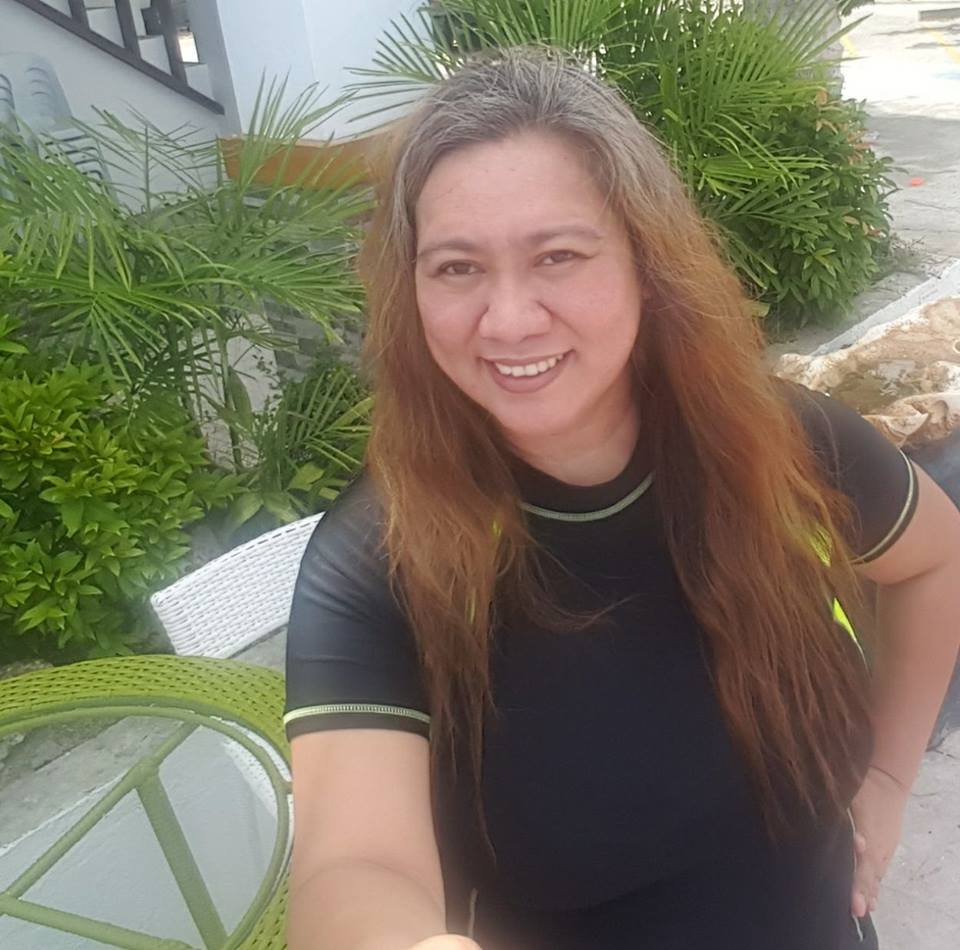
#> input picture facerecog/alon.jpg, 960 x 950 px
$ jupyter execute system.ipynb
#> lines starting #> are read from the running program, lines starting #| are printed output that depends on the picture; after the words box and inside, x2 and y2 are one past the last pixel; in counts of white or black regions, pixels touching at a corner belong together
[cell 1]
from random import randint
import cv2
import sys
import os

CASCADE="Face_cascade.xml"
FACE_CASCADE=cv2.CascadeClassifier(CASCADE)

def detect_faces(image_path):

#> called with image_path = './alon.jpg'
	image=cv2.imread(image_path)
#> image is the input picture: shape (950, 960, 3); mean B, G, R 97, 115.9, 122
	image_grey=cv2.cvtColor(image,cv2.COLOR_BGR2GRAY)
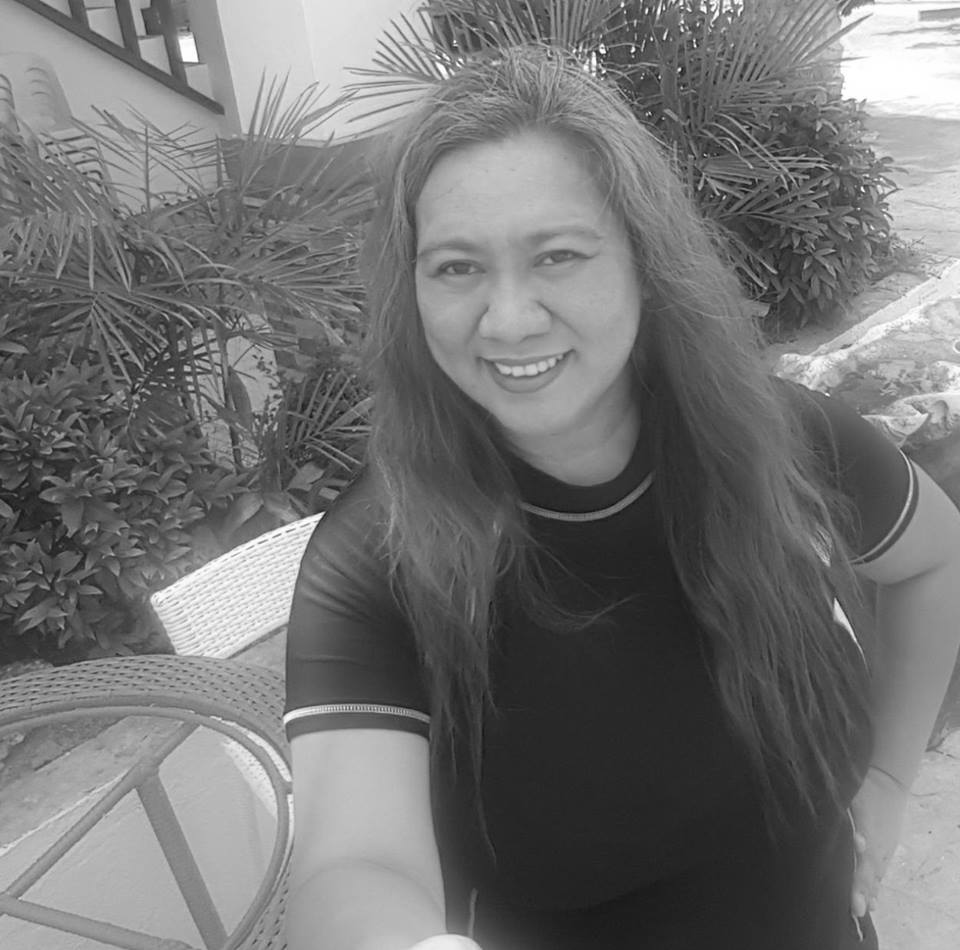
#> image_grey: shape (950, 960); min 16, max 255, mean 115.6

	faces = FACE_CASCADE.detectMultiScale(image_grey,scaleFactor=1.16,minNeighbors=5,minSize=(25,25),flags=0)
#> faces = [[383, 162, 263, 263]]

	for x,y,w,h in faces:
	    sub_img=image[y-10:y+h+10,x-10:x+w+10]
	    os.chdir("extracted")
	    cv2.imwrite(str(randint(0,10000))+".jpg",sub_img)
	    os.chdir("../")
	    cv2.rectangle(image,(x,y),(x+w,y+h),(255, 255,0),2)
#> this loop made 1 pass
#> pass 1, in detect_faces, `sub_img=image[y-10:y+h+10,x-10:x+w+10]`:
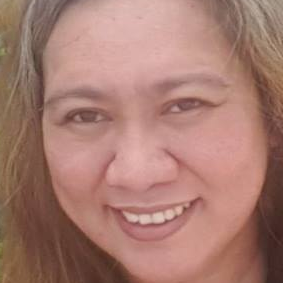
#> sub_img: shape (283, 283, 3); mean B, G, R 112.6, 123.6, 167
#> after the loop:
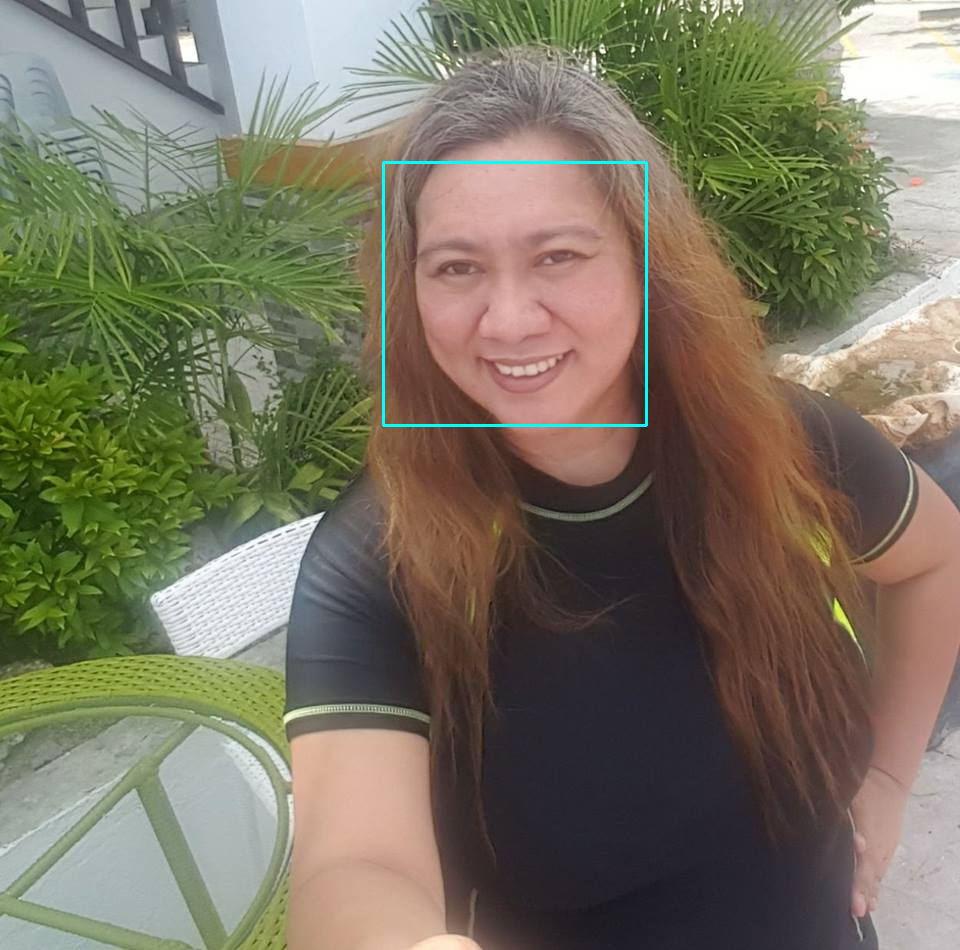
#> image: shape (950, 960, 3); 0.35% of pixels changed, all inside (x1, y1, x2, y2) = (382, 161, 648, 427)

	cv2.imshow("Faces Found",image)
	if (cv2.waitKey(0) & 0xFF == ord('q')) or (cv2.waitKey(0) & 0xFF == ord('Q')):
#> (key q is pressed here)
		cv2.destroyAllWindows()

$ run again, with facerecog/ken.jpg copied over facerecog/alon.jpg
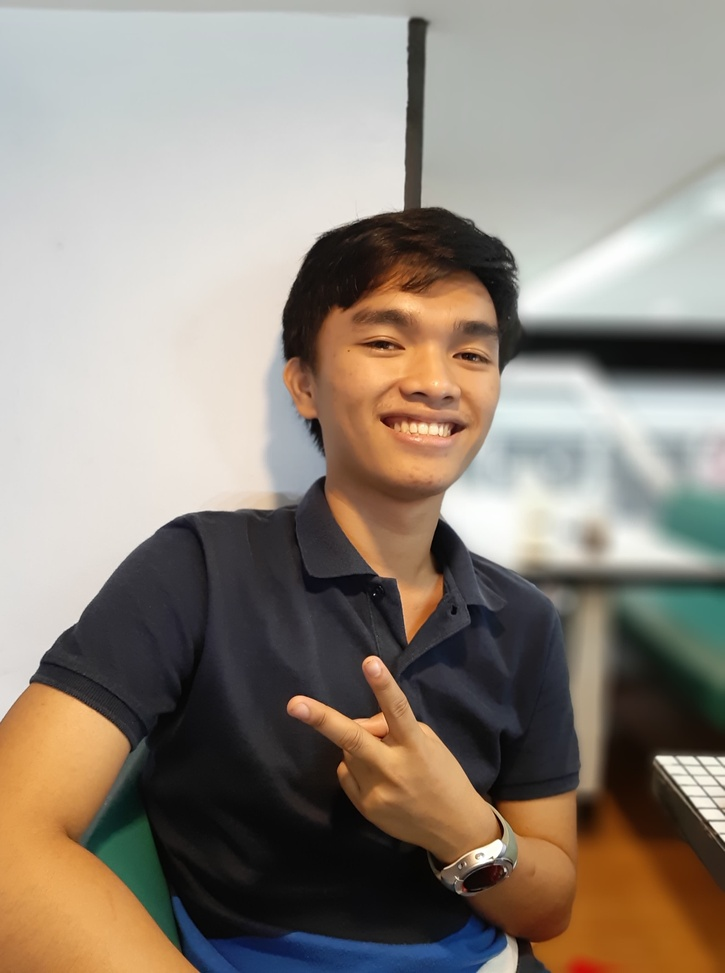
#> input picture facerecog/ken.jpg, 725 x 973 px, shrunk from 2640 x 3540 before the run
#> in detect_faces, image is the input picture: shape (973, 725, 3); mean B, G, R 124.1, 134.8, 144.5
#> in detect_faces, `image_grey=cv2.cvtColor(image,cv2.COLOR_BGR2GRAY)`:
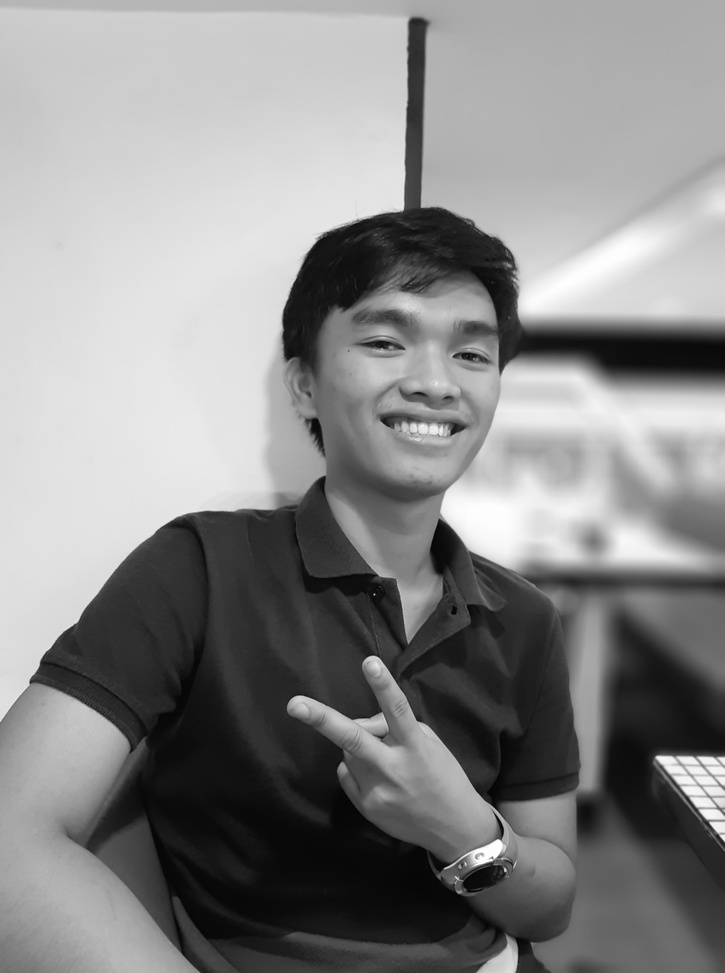
#> image_grey: shape (973, 725); min 0, max 255, mean 136.5
#> faces = [[310, 258, 220, 220]]
#> the loop in detect_faces, `for x,y,w,h in faces:` made 1 pass
#> after the loop in detect_faces, `for x,y,w,h in faces:`:
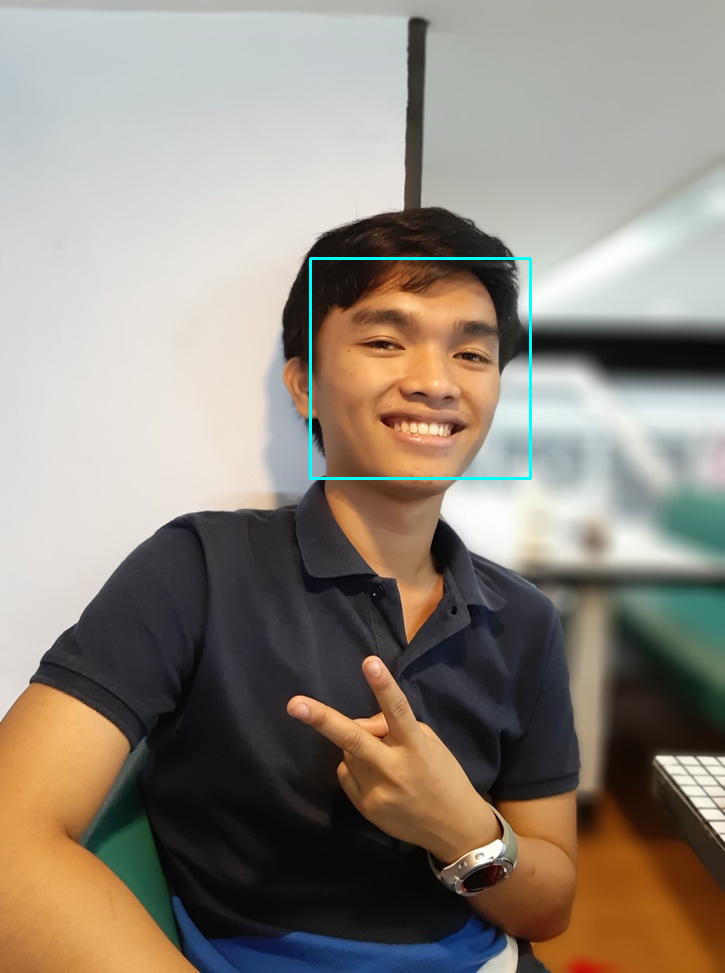
#> image: shape (973, 725, 3); 0.37% of pixels changed, all inside (x1, y1, x2, y2) = (309, 257, 532, 480)
